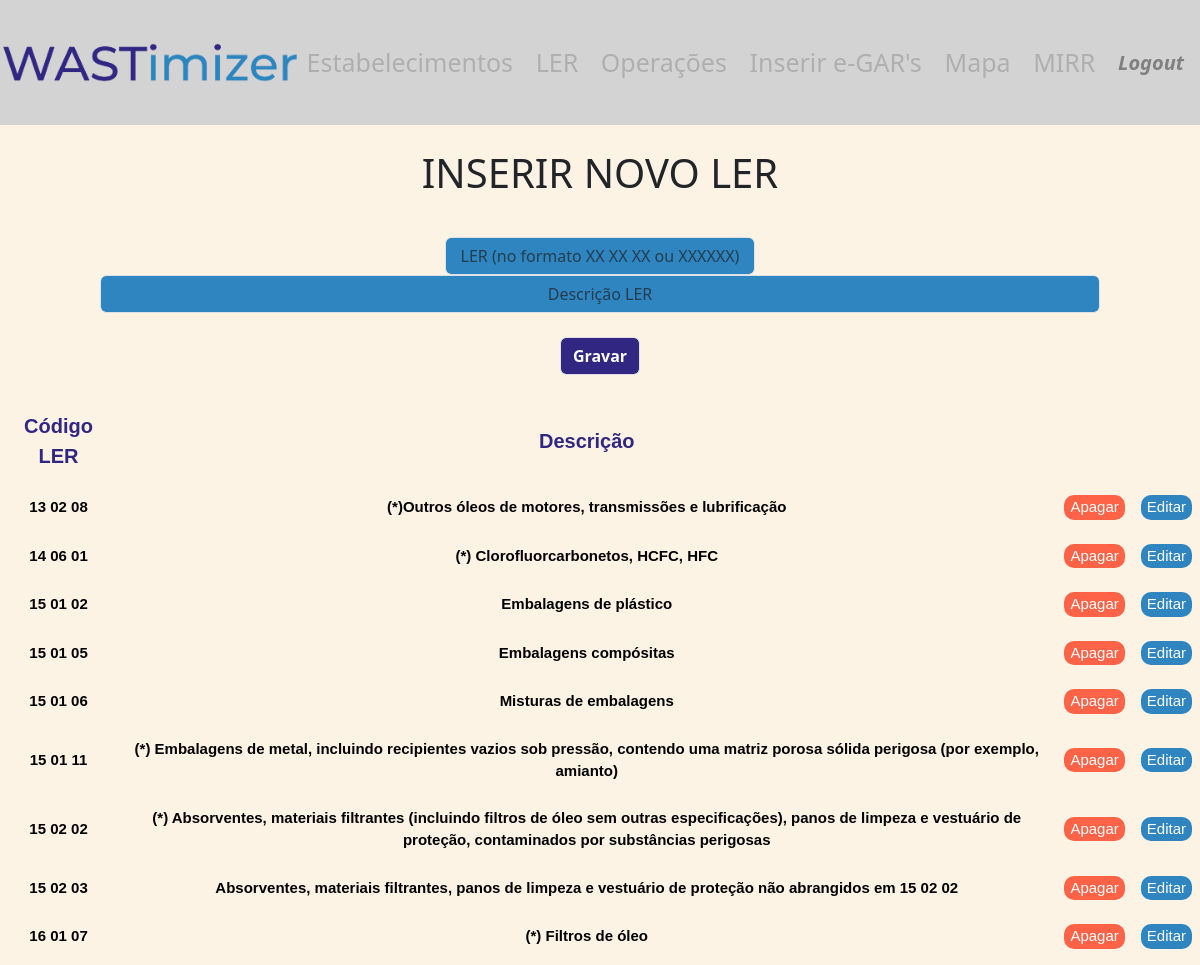
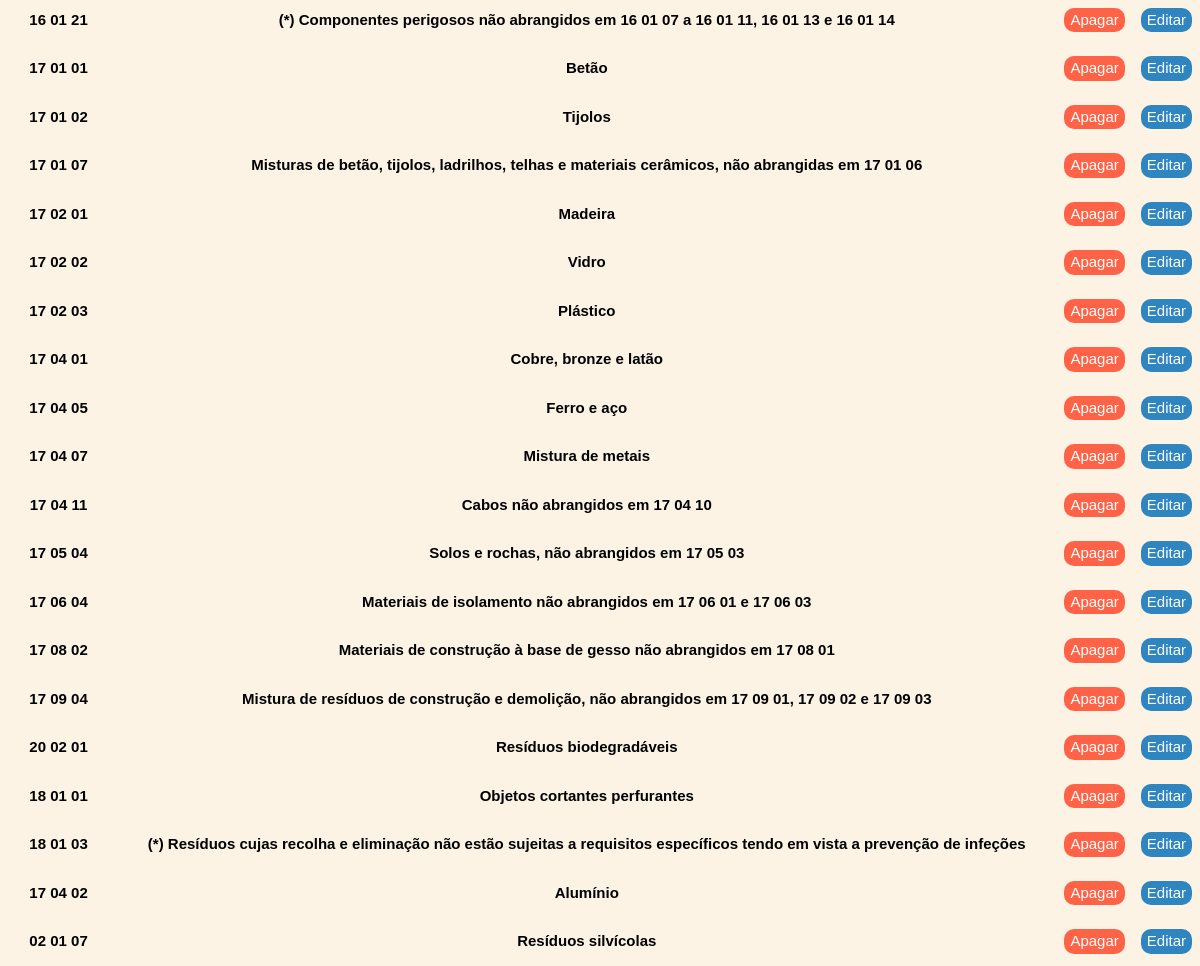
Screenshot of /codler_description (signed in) with the database file from the repository (2 pictures, top to bottom).
### tables this page shows
CREATE TABLE codler_description (
    codLER TEXT NOT NULL UNIQUE,
    description TEXT NOT NULL
);

### app.py (the view, shortened to what this page needs)
@app.route("/codler_description", methods=["GET", "POST"])
@login_required
def codler_description():
    if request.method == "GET":
        all_codLER = db.execute("SELECT * FROM codler_description")
        return render_template("codler_description.html", all_codLER=all_codLER)

### helpers.py (called while the page is built)
def login_required(f):
    @wraps(f)
    def decorated_function(*args, **kwargs):
        if session.get("user_id") is None:
            return redirect("/login")
        return f(*args, **kwargs)
    return decorated_function

### templates/codler_description.html (shortened to what this page needs)
{% extends "layout.html" %}
{% block main %}
<br>
<p class="display-6 text-center"> INSERIR NOVO LER</p>
<br>
<form action="/codler_description" method="post">
    <div class="row justify-content-center">
        <div class="col-auto">
            <input autocomplete="off" autofocus class="form-control text-center mx-auto" style="width: 310px; background-color: rgb(46, 133, 192)" name="codLER" placeholder="LER (no formato XX XX XX ou XXXXXX)" type="text">
        </div>
        <div class="col-auto">
            <input autocomplete="off" class="form-control text-center mx-auto" style="width: 1000px; background-color: rgb(46, 133, 192)" name="description" placeholder="Descrição LER" type="text">
        </div>
    </div>
    <br>
    <button class="form-control text-white fw-bold mx-auto w-auto" style="background-color: rgb(49, 39, 131)" type="submit">Gravar</button>
    <br>
</form>
<table id="input_tables" style="width:100%">
    <thead>
        <tr>
            <th>Código LER</th>
            <th>Descrição</th>
        </tr>
    </thead>
    <tbody>
        {% for row in all_codLER %}
        <tr>
            <td>{{ row.codLER }}</td>
            <td>{{ row.description }}</td>
            <td>
                <button class="delet_edit_bttn" style="background-color: tomato; color: white" onclick="showConfirmDelete('{{ row.codLER }}')">Apagar</button>
            </td>
            <td>
                <button class="delet_edit_bttn" style="background-color: rgb(46, 133, 192); color: white" onclick="showEditForm('{{ row.codLER }}')">Editar</button>
            </td>
        </tr>
        {% endfor %}
    </tbody>
</table>
{% endblock %}

### static/style.css (style rules this page uses)
.body_layout { background-color: #fdf3e4; }
.delet_edit_bttn { border: none; border-radius: 10px; }
#input_tables { font-family: Arial, Helvetica, sans-serif; border-collapse: collapse; width: 100%; }
#input_tables td, #input_tables th { padding: 8px; padding-top: 12px; padding-bottom: 12px; font-size: 15px; text-align: center; font-weight: bold; }
#input_tables th { font-size: 20px; color: rgb(49, 39, 131); }
#input_tables td { font-size: 15px; color: black; }

### rows the page displays
codler_description: codLER "13 02 08", description "(*)Outros óleos de motores, transmissões e lubrificação"
codler_description: codLER "14 06 01", description "(*) Clorofluorcarbonetos, HCFC, HFC"
codler_description: codLER "15 01 02", description "Embalagens de plástico"
codler_description: codLER "15 01 05", description "Embalagens compósitas"
codler_description: codLER "15 01 06", description "Misturas de embalagens"
codler_description: codLER "15 01 11", description "(*) Embalagens de metal, incluindo recipientes vazios sob pressão, contendo uma matriz porosa sólida perigosa (por exemplo, amianto)"
codler_description: codLER "15 02 02", description "(*) Absorventes, materiais filtrantes (incluindo filtros de óleo sem outras especificações), panos de limpeza e vestuário de proteção, contaminados por substâncias perigosas"
codler_description: codLER "15 02 03", description "Absorventes, materiais filtrantes, panos de limpeza e vestuário de proteção não abrangidos em 15 02 02"
codler_description: codLER "16 01 07", description "(*) Filtros de óleo"
codler_description: codLER "16 01 21", description "(*) Componentes perigosos não abrangidos em 16 01 07 a 16 01 11, 16 01 13 e 16 01 14"
codler_description: codLER "17 01 01", description "Betão"
codler_description: codLER "17 01 02", description "Tijolos"
codler_description: codLER "17 01 07", description "Misturas de betão, tijolos, ladrilhos, telhas e materiais cerâmicos, não abrangidas em 17 01 06"
codler_description: codLER "17 02 01", description "Madeira"
codler_description: codLER "17 02 02", description "Vidro"
codler_description: codLER "17 02 03", description "Plástico"
codler_description: codLER "17 04 01", description "Cobre, bronze e latão"
codler_description: codLER "17 04 05", description "Ferro e aço"
codler_description: codLER "17 04 07", description "Mistura de metais"
codler_description: codLER "17 04 11", description "Cabos não abrangidos em 17 04 10"
codler_description: codLER "17 05 04", description "Solos e rochas, não abrangidos em 17 05 03"
codler_description: codLER "17 06 04", description "Materiais de isolamento não abrangidos em 17 06 01 e 17 06 03"
codler_description: codLER "17 08 02", description "Materiais de construção à base de gesso não abrangidos em 17 08 01"
codler_description: codLER "17 09 04", description "Mistura de resíduos de construção e demolição, não abrangidos em 17 09 01, 17 09 02 e 17 09 03"
codler_description: codLER "20 02 01", description "Resíduos biodegradáveis"
codler_description: codLER "18 01 01", description "Objetos cortantes perfurantes"
codler_description: codLER "18 01 03", description "(*) Resíduos cujas recolha e eliminação não estão sujeitas a requisitos específicos tendo em vista a prevenção de infeções"
codler_description: codLER "17 04 02", description "Alumínio"
codler_description: codLER "02 01 07", description "Resíduos silvícolas"
